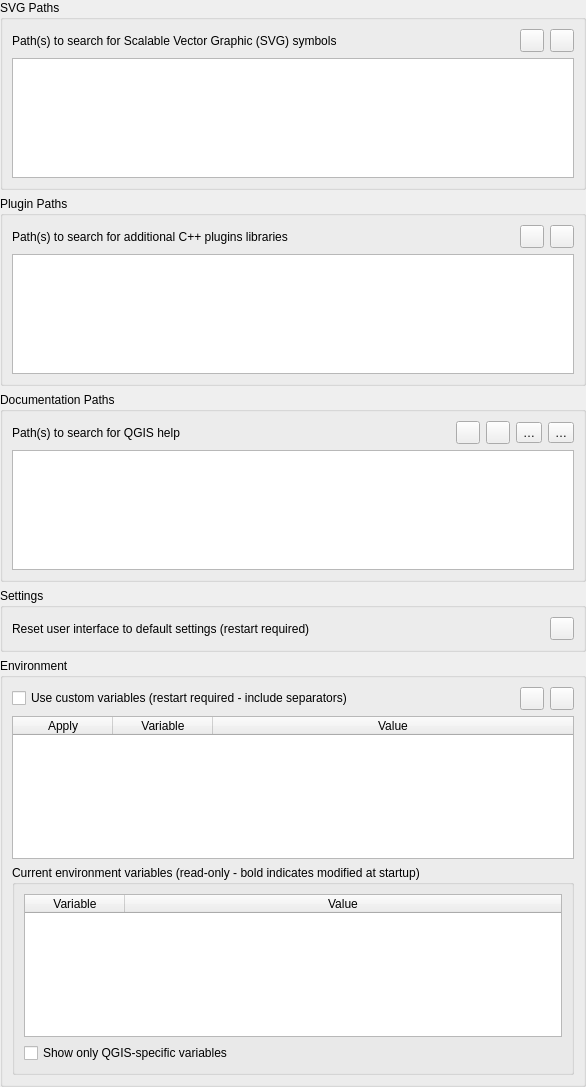
             <widget class="QWidget" name="mOptionsScrollAreaContents_03">
              <property name="geometry">
               <rect>
                <x>0</x>
                <y>0</y>
                <width>586</width>
                <height>1087</height>
               </rect>
              </property>
              <layout class="QVBoxLayout" name="verticalLayout_22">
               <property name="leftMargin">
                <number>0</number>
               </property>
               <property name="topMargin">
                <number>0</number>
               </property>
               <property name="rightMargin">
                <number>0</number>
               </property>
               <property name="bottomMargin">
                <number>0</number>
               </property>
               <item>
                <widget class="QgsCollapsibleGroupBox" name="groupBox_2">
                 <property name="title">
                  <string>SVG Paths</string>
                 </property>
                 <layout class="QGridLayout" name="_6">
                  <item row="0" column="0">
                   <widget class="QLabel" name="mSVGLabel">
                    <property name="text">
                     <string>Path(s) to search for Scalable Vector Graphic (SVG) symbols</string>
                    </property>
                   </widget>
                  </item>
                  <item row="0" column="1">
                   <spacer>
                    <property name="orientation">
                     <enum>Qt::Horizontal</enum>
                    </property>
                    <property name="sizeHint" stdset="0">
                     <size>
                      <width>31</width>
                      <height>20</height>
                     </size>
                    </property>
                   </spacer>
                  </item>
                  <item row="0" column="2">
                   <widget class="QToolButton" name="mBtnAddSVGPath">
                    <property name="toolTip">
                     <string>Add new path</string>
                    </property>
                    <property name="text">
                     <string/>
                    </property>
                    <property name="icon">
                     <iconset resource="../../images/images.qrc">
                      <normaloff>:/images/themes/default/symbologyAdd.svg</normaloff>:/images/themes/default/symbologyAdd.svg</iconset>
                    </property>
                   </widget>
                  </item>
                  <item row="0" column="3">
                   <widget class="QToolButton" name="mBtnRemoveSVGPath">
                    <property name="toolTip">
                     <string>Remove path</string>
                    </property>
                    <property name="text">
                     <string/>
                    </property>
                    <property name="icon">
                     <iconset resource="../../images/images.qrc">
                      <normaloff>:/images/themes/default/symbologyRemove.svg</normaloff>:/images/themes/default/symbologyRemove.svg</iconset>
                    </property>
                   </widget>
                  </item>
                  <item row="1" column="0" colspan="4">
                   <widget class="QListWidget" name="mListSVGPaths">
                    <property name="minimumSize">
                     <size>
                      <width>0</width>
                      <height>120</height>
                     </size>
                    </property>
                   </widget>
                  </item>
                 </layout>
                </widget>
               </item>
               <item>
                <widget class="QgsCollapsibleGroupBox" name="groupBox_4">
                 <property name="title">
                  <string>Plugin Paths</string>
                 </property>
                 <layout class="QGridLayout" name="_3">
                  <item row="0" column="0">
                   <widget class="QLabel" name="mSVGLabel_2">
                    <property name="text">
                     <string>Path(s) to search for additional C++ plugins libraries</string>
                    </property>
                   </widget>
                  </item>
                  <item row="0" column="1">
                   <spacer>
                    <property name="orientation">
                     <enum>Qt::Horizontal</enum>
                    </property>
                    <property name="sizeHint" stdset="0">
                     <size>
                      <width>31</width>
                      <height>20</height>
                     </size>
                    </property>
                   </spacer>
                  </item>
                  <item row="0" column="2">
                   <widget class="QToolButton" name="mBtnAddPluginPath">
                    <property name="toolTip">
                     <string>Add new path</string>
                    </property>
                    <property name="text">
                     <string/>
                    </property>
                    <property name="icon">
                     <iconset resource="../../images/images.qrc">
                      <normaloff>:/images/themes/default/symbologyAdd.svg</normaloff>:/images/themes/default/symbologyAdd.svg</iconset>
                    </property>
                   </widget>
                  </item>
                  <item row="0" column="3">
                   <widget class="QToolButton" name="mBtnRemovePluginPath">
                    <property name="toolTip">
                     <string>Remove path</string>
                    </property>
                    <property name="text">
                     <string/>
                    </property>
                    <property name="icon">
                     <iconset resource="../../images/images.qrc">
                      <normaloff>:/images/themes/default/symbologyRemove.svg</normaloff>:/images/themes/default/symbologyRemove.svg</iconset>
                    </property>
                   </widget>
                  </item>
                  <item row="1" column="0" colspan="4">
                   <widget class="QListWidget" name="mListPluginPaths">
                    <property name="minimumSize">
                     <size>
                      <width>0</width>
                      <height>120</height>
                     </size>
                    </property>
                   </widget>
                  </item>
                 </layout>
                </widget>
               </item>
               <item>
                <widget class="QgsCollapsibleGroupBox" name="groupBox_29">
                 <property name="title">
                  <string>Documentation Paths</string>
                 </property>
                 <layout class="QGridLayout" name="_4">
                  <item row="0" column="5">
                   <widget class="QToolButton" name="mBtnMoveHelpDown">
                    <property name="toolTip">
                     <string>Lower selected path priority</string>
                    </property>
                    <property name="text">
                     <string>…</string>
                    </property>
                    <property name="icon">
                     <iconset resource="../../images/images.qrc">
                      <normaloff>:/images/themes/default/mActionArrowDown.svg</normaloff>:/images/themes/default/mActionArrowDown.svg</iconset>
                    </property>
                   </widget>
                  </item>
                  <item row="0" column="0">
                   <widget class="QLabel" name="mSVGLabel_5">
                    <property name="text">
                     <string>Path(s) to search for QGIS help</string>
                    </property>
                   </widget>
                  </item>
                  <item row="0" column="1">
                   <spacer>
                    <property name="orientation">
                     <enum>Qt::Horizontal</enum>
                    </property>
                    <property name="sizeHint" stdset="0">
                     <size>
                      <width>31</width>
                      <height>20</height>
                     </size>
                    </property>
                   </spacer>
                  </item>
                  <item row="0" column="2">
                   <widget class="QToolButton" name="mBtnAddHelpPath">
                    <property name="toolTip">
                     <string>Add new path</string>
                    </property>
                    <property name="text">
                     <string/>
                    </property>
                    <property name="icon">
                     <iconset resource="../../images/images.qrc">
                      <normaloff>:/images/themes/default/symbologyAdd.svg</normaloff>:/images/themes/default/symbologyAdd.svg</iconset>
                    </property>
                   </widget>
                  </item>
                  <item row="0" column="3">
                   <widget class="QToolButton" name="mBtnRemoveHelpPath">
                    <property name="toolTip">
                     <string>Remove path</string>
                    </property>
                    <property name="text">
                     <string/>
                    </property>
                    <property name="icon">
                     <iconset resource="../../images/images.qrc">
                      <normaloff>:/images/themes/default/symbologyRemove.svg</normaloff>:/images/themes/default/symbologyRemove.svg</iconset>
                    </property>
                   </widget>
                  </item>
                  <item row="1" column="0" colspan="6">
                   <widget class="QTreeWidget" name="mHelpPathTreeWidget">
                    <property name="minimumSize">
                     <size>
                      <width>0</width>
                      <height>120</height>
                     </size>
                    </property>
                    <attribute name="headerVisible">
                     <bool>false</bool>
                    </attribute>
                    <column>
                     <property name="text">
                      <string notr="true">1</string>
                     </property>
                    </column>
                   </widget>
                  </item>
                  <item row="0" column="4">
                   <widget class="QToolButton" name="mBtnMoveHelpUp">
                    <property name="toolTip">
                     <string>Raise selected path priority</string>
                    </property>
                    <property name="text">
                     <string>…</string>
                    </property>
                    <property name="icon">
                     <iconset resource="../../images/images.qrc">
                      <normaloff>:/images/themes/default/mActionArrowUp.svg</normaloff>:/images/themes/default/mActionArrowUp.svg</iconset>
                    </property>
                   </widget>
                  </item>
                 </layout>
                </widget>
               </item>
               <item>
                <widget class="QgsCollapsibleGroupBox" name="mQSettingsGrpBx">
                 <property name="title">
                  <string>Settings</string>
                 </property>
                 <layout class="QGridLayout" name="gridLayout_13">
                  <item row="0" column="1">
                   <spacer name="horizontalSpacer_42">
                    <property name="orientation">
                     <enum>Qt::Horizontal</enum>
                    </property>
                    <property name="sizeHint" stdset="0">
                     <size>
                      <width>40</width>
                      <height>20</height>
                     </size>
                    </property>
                   </spacer>
                  </item>
                  <item row="0" column="2">
                   <widget class="QToolButton" name="mRestoreDefaultWindowStateBtn">
                    <property name="toolTip">
                     <string>Reset</string>
                    </property>
                    <property name="text">
                     <string/>
                    </property>
                    <property name="icon">
                     <iconset resource="../../images/images.qrc">
                      <normaloff>:/images/themes/default/mActionUndo.svg</normaloff>:/images/themes/default/mActionUndo.svg</iconset>
                    </property>
                   </widget>
                  </item>
                  <item row="0" column="0">
                   <widget class="QLabel" name="mRestoreDefaultWindowStateLbl">
                    <property name="text">
                     <string>Reset user interface to default settings (restart required)</string>
                    </property>
                   </widget>
                  </item>
                 </layout>
                </widget>
               </item>
               <item>
                <widget class="QgsCollapsibleGroupBox" name="mEnvironmentGrpBx">
                 <property name="minimumSize">
                  <size>
                   <width>0</width>
                   <height>0</height>
                  </size>
                 </property>
                 <property name="title">
                  <string>Environment</string>
                 </property>
                 <layout class="QGridLayout" name="gridLayout_32">
                  <item row="1" column="3">
                   <widget class="QToolButton" name="mRemoveCustomVarBtn">
                    <property name="sizePolicy">
                     <sizepolicy hsizetype="Maximum" vsizetype="Fixed">
                      <horstretch>0</horstretch>
                      <verstretch>0</verstretch>
                     </sizepolicy>
                    </property>
                    <property name="toolTip">
                     <string>Remove variable</string>
                    </property>
                    <property name="text">
                     <string/>
                    </property>
                    <property name="icon">
                     <iconset resource="../../images/images.qrc">
                      <normaloff>:/images/themes/default/symbologyRemove.svg</normaloff>:/images/themes/default/symbologyRemove.svg</iconset>
                    </property>
                   </widget>
                  </item>
                  <item row="1" column="2">
                   <widget class="QToolButton" name="mAddCustomVarBtn">
                    <property name="sizePolicy">
                     <sizepolicy hsizetype="Maximum" vsizetype="Fixed">
                      <horstretch>0</horstretch>
                      <verstretch>0</verstretch>
                     </sizepolicy>
                    </property>
                    <property name="toolTip">
                     <string>Add new variable</string>
                    </property>
                    <property name="text">
                     <string/>
                    </property>
                    <property name="icon">
                     <iconset resource="../../images/images.qrc">
                      <normaloff>:/images/themes/default/symbologyAdd.svg</normaloff>:/images/themes/default/symbologyAdd.svg</iconset>
                    </property>
                   </widget>
                  </item>
                  <item row="4" column="0" colspan="4">
                   <widget class="QgsCollapsibleGroupBox" name="mCurrentVariablesGrpBx">
                    <property name="minimumSize">
                     <size>
                      <width>0</width>
                      <height>0</height>
                     </size>
                    </property>
                    <property name="title">
                     <string>Current environment variables (read-only - bold indicates modified at startup)</string>
                    </property>
                    <property name="collapsed" stdset="0">
                     <bool>false</bool>
                    </property>
                    <property name="saveCollapsedState" stdset="0">
                     <bool>true</bool>
                    </property>
                    <layout class="QVBoxLayout" name="verticalLayout_8">
                     <item>
                      <widget class="QTableWidget" name="mCurrentVariablesTable">
                       <property name="minimumSize">
                        <size>
                         <width>0</width>
                         <height>120</height>
                        </size>
                       </property>
                       <property name="selectionMode">
                        <enum>QAbstractItemView::SingleSelection</enum>
                       </property>
                       <property name="sortingEnabled">
                        <bool>true</bool>
                       </property>
                       <property name="wordWrap">
                        <bool>false</bool>
                       </property>
                       <attribute name="horizontalHeaderMinimumSectionSize">
                        <number>100</number>
                       </attribute>
                       <attribute name="horizontalHeaderShowSortIndicator" stdset="0">
                        <bool>true</bool>
                       </attribute>
                       <attribute name="horizontalHeaderStretchLastSection">
                        <bool>true</bool>
                       </attribute>
                       <attribute name="verticalHeaderVisible">
                        <bool>false</bool>
                       </attribute>
                       <column>
                        <property name="text">
                         <string>Variable</string>
                        </property>
                       </column>
                       <column>
                        <property name="text">
                         <string>Value</string>
                        </property>
                       </column>
                      </widget>
                     </item>
                     <item>
                      <widget class="QCheckBox" name="mCurrentVariablesQGISChxBx">
                       <property name="text">
                        <string>Show only QGIS-specific variables</string>
                       </property>
                      </widget>
                     </item>
                    </layout>
                   </widget>
                  </item>
                  <item row="1" column="0">
                   <widget class="QCheckBox" name="mCustomVariablesChkBx">
                    <property name="text">
                     <string>Use custom variables (restart required - include separators)</string>
                    </property>
                   </widget>
                  </item>
                  <item row="1" column="1">
                   <spacer name="horizontalSpacer_14">
                    <property name="orientation">
                     <enum>Qt::Horizontal</enum>
                    </property>
                    <property name="sizeHint" stdset="0">
                     <size>
                      <width>40</width>
                      <height>20</height>
                     </size>
                    </property>
                   </spacer>
                  </item>
                  <item row="3" column="0" colspan="4">
                   <widget class="QTableWidget" name="mCustomVariablesTable">
                    <property name="minimumSize">
                     <size>
                      <width>0</width>
                      <height>120</height>
                     </size>
                    </property>
                    <property name="editTriggers">
                     <set>QAbstractItemView::AllEditTriggers</set>
                    </property>
                    <property name="selectionMode">
                     <enum>QAbstractItemView::SingleSelection</enum>
                    </property>
                    <property name="sortingEnabled">
                     <bool>true</bool>
                    </property>
                    <property name="wordWrap">
                     <bool>false</bool>
                    </property>
                    <property name="cornerButtonEnabled">
                     <bool>false</bool>
                    </property>
                    <attribute name="horizontalHeaderMinimumSectionSize">
                     <number>4</number>
                    </attribute>
                    <attribute name="horizontalHeaderShowSortIndicator" stdset="0">
                     <bool>true</bool>
                    </attribute>
                    <attribute name="horizontalHeaderStretchLastSection">
                     <bool>true</bool>
                    </attribute>
                    <attribute name="verticalHeaderVisible">
                     <bool>false</bool>
                    </attribute>
                    <column>
                     <property name="text">
                      <string>Apply</string>
                     </property>
                    </column>
                    <column>
                     <property name="text">
                      <string>Variable</string>
                     </property>
                    </column>
                    <column>
                     <property name="text">
                      <string>Value</string>
                     </property>
                    </column>
                   </widget>
                  </item>
                 </layout>
                </widget>
               </item>
               <item>
                <spacer name="verticalSpacer_11">
                 <property name="orientation">
                  <enum>Qt::Vertical</enum>
                 </property>
                 <property name="sizeHint" stdset="0">
                  <size>
                   <width>20</width>
                   <height>40</height>
                  </size>
                 </property>
                </spacer>
               </item>
              </layout>
             </widget>
